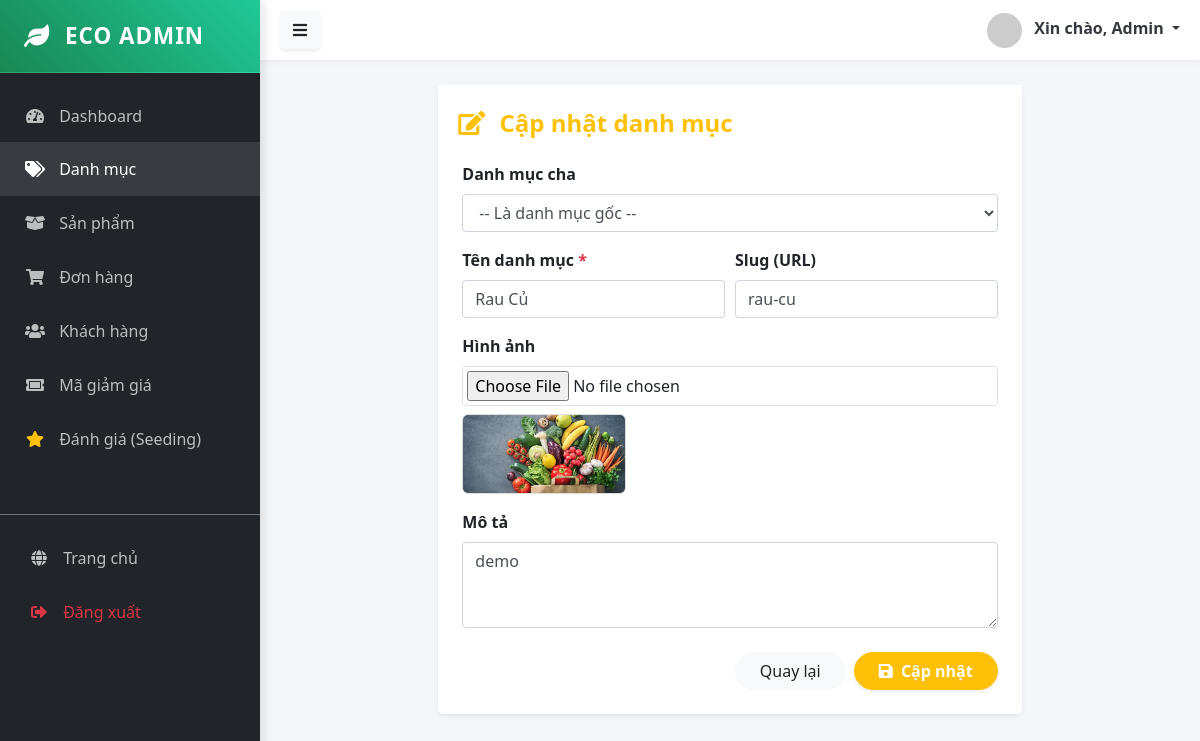
Screenshot of /public/admin/category/edit/2 (signed in) with the database file from the repository.
### tables this page shows
CREATE TABLE `categories` (
  `id` bigint UNSIGNED NOT NULL,
  `name` varchar(200) DEFAULT NULL,
  `slug` varchar(200) DEFAULT NULL,
  `description` text,
  `parent_id` bigint UNSIGNED DEFAULT NULL,
  `image_url` text,
  `created_at` timestamp NULL DEFAULT CURRENT_TIMESTAMP,
  `updated_at` timestamp NULL DEFAULT CURRENT_TIMESTAMP ON UPDATE CURRENT_TIMESTAMP
);

### app/Controllers/Admin/CategoryController.php (called while the page is built, shortened)
<?php
class CategoryController extends Controller {
    public function edit($id) {
        $categoryModel = $this->model('Category');
        $category = $categoryModel->find($id);
        $categories = $categoryModel->all();
        $this->view('admin/categories/edit', ['category' => $category, 'categories' => $categories]);
    }
}

### app/Core/App.php (called while the page is built, shortened)
<?php
class App {
    protected $controller = 'HomeController';
    protected $method = 'index';
    public function __construct() {
        $url = $this->parseUrl();
        if (isset($url[0]) && strtolower($url[0]) == 'admin') {
            array_shift($url);
            $folder = 'Admin';
            $this->controller = 'DashboardController';
            if (isset($url[0])) {
                $controllerName = $this->convertToPascalCase($url[0]) . 'Controller';
                if (file_exists('../app/Controllers/Admin/' . $controllerName . '.php')) {
                    $this->controller = $controllerName;
                    array_shift($url);
                }
            }
        }
        $file = '../app/Controllers/' . $folder . '/' . $this->controller . '.php';
        if (file_exists($file)) {
            $this->controller = new $class;
        } else {
            die("Lỗi 404: Controller '{$this->controller}' không tồn tại.");
        }
        if (isset($url[0])) {
            $methodName = $this->convertToCamelCase($url[0]);
            if (method_exists($this->controller, $methodName)) {
                $this->method = $methodName;
                array_shift($url);
            }
            elseif (method_exists($this->controller, str_replace('-', '_', $url[0]))) {
                $this->method = str_replace('-', '_', $url[0]);
                array_shift($url);
            }
        }
        $this->params = $url ? array_values($url) : [];
        call_user_func_array([$this->controller, $this->method], $this->params);
    }
    public function parseUrl() {
        if (isset($_GET['url'])) {
            return explode('/', filter_var(rtrim($_GET['url'], '/'), FILTER_SANITIZE_URL));
        }
        return [];
    }
    private function convertToPascalCase($string) {
        return str_replace(' ', '', ucwords(str_replace('-', ' ', $string)));
    }
    private function convertToCamelCase($string) {
        return lcfirst($this->convertToPascalCase($string));
    }
}

### public/index.php (called while the page is built, shortened)
<?php
$app = new App();

### config/database.php (called while the page is built)
<?php
return [
    'host' => $_ENV['DB_HOST'] ?? 'localhost',
    'dbname' => $_ENV['DB_DATABASE'] ?? 'ecostore',
    'user' => $_ENV['DB_USERNAME'] ?? 'root',
    'pass' => $_ENV['DB_PASSWORD'] ?? '',
    'charset' => 'utf8mb4'
];

### app/Core/Database.php (called while the page is built, shortened)
<?php
class Database {
    private static $instance = null;
    private $connection;
    private function __construct() {
        $config = require __DIR__ . '/../../config/database.php';
        $dsn = "mysql:host={$config['host']};dbname={$config['dbname']};charset={$config['charset']}";
        try {
            $this->connection = new PDO($dsn, $config['user'], $config['pass']);
            $this->connection->setAttribute(PDO::ATTR_ERRMODE, PDO::ERRMODE_EXCEPTION);
            $this->connection->setAttribute(PDO::ATTR_DEFAULT_FETCH_MODE, PDO::FETCH_ASSOC);
        } catch (PDOException $e) {
            die("DB Connection Error: " . $e->getMessage());
        }
    }
    public static function getInstance() {
        if (!self::$instance) {
            self::$instance = new Database();
        }
        return self::$instance;
    }
    public function query($sql, $params = []) {
        try {
            $stmt = $this->connection->prepare($sql);
            $stmt->execute($params);
            return $stmt;
        } catch (PDOException $e) {
            die("Lỗi truy vấn SQL: " . $e->getMessage());
        }
    }
    public function fetch($sql, $params = []) {
        return $this->query($sql, $params)->fetch();
    }
    public function fetchAll($sql, $params = []) {
        return $this->query($sql, $params)->fetchAll();
    }
}

### app/Core/Model.php (called while the page is built, shortened)
<?php
abstract class Model {
    protected $table;
    protected $db;
    public function __construct() {
        $this->db = Database::getInstance();
    }
    public function all() {
        $sql = "SELECT * FROM {$this->table}";
        return $this->db->fetchAll($sql);
    }
    public function find($id) {
        $sql = "SELECT * FROM {$this->table} WHERE id = ?";
        return $this->db->fetch($sql, [$id]);
    }
}

### app/Views/admin/categories/edit.php (the view, shortened to what this page needs)
<?php require_once '../app/Views/layouts/admin/sidebar.php'; ?>
<div class="row justify-content-center">
    <div class="col-md-8">
        <div class="card shadow-sm border-0 rounded-lg">
            <div class="card-header bg-white border-bottom-0 pt-4 pb-0">
                <h4 class="mb-0 font-weight-bold text-warning"><i class="fas fa-edit mr-2"></i> Cập nhật danh mục</h4>
            </div>
            <div class="card-body p-4">
                <form action="/MY_WEB/public/admin/category/update/<?= $category['id'] ?>" method="POST" enctype="multipart/form-data">
                    <div class="form-row">
                        <div class="form-group col-md-12">
                            <label class="font-weight-bold">Danh mục cha</label>
                            <select name="parent_id" class="form-control">
                                <option value="">-- Là danh mục gốc --</option>
                            </select>
                        </div>
                        <div class="form-group col-md-6">
                            <label class="font-weight-bold">Tên danh mục <span class="text-danger">*</span></label>
                            <input type="text" name="name" class="form-control" value="<?= $category['name'] ?>" required>
                        </div>
                        <div class="form-group col-md-6">
                            <label class="font-weight-bold">Slug (URL)</label>
                            <input type="text" name="slug" class="form-control" value="<?= $category['slug'] ?>" required>
                        </div>
                    </div>
                    <div class="form-group">
                        <label class="font-weight-bold">Hình ảnh</label>
                        <input type="file" name="image" class="form-control-file border p-1 rounded mb-2">
                        <?php if (!empty($category['image_url'])): ?>
                            <img src="/MY_WEB/public/<?= $category['image_url'] ?>" style="height: 80px; border-radius: 6px; border: 1px solid #ddd;">
                        <?php endif; ?>
                    </div>
                    <div class="form-group">
                        <label class="font-weight-bold">Mô tả</label>
                        <textarea name="description" class="form-control" rows="3"><?= $category['description'] ?></textarea>
                    </div>
                    <div class="mt-4 d-flex justify-content-end">
                        <a href="/MY_WEB/public/admin/category" class="btn btn-light mr-2 rounded-pill px-4">Quay lại</a>
                        <button type="submit" class="btn btn-warning text-white rounded-pill px-4 shadow-sm font-weight-bold">
                            <i class="fas fa-save mr-1"></i> Cập nhật
                        </button>
                    </div>
                </form>
            </div>
        </div>
    </div>
</div>
<?php require_once '../app/Views/layouts/admin/footer.php'; ?>

### public/assets/css/admin.css (style rules this page uses)
:root { --primary-color: #0d6efd; --secondary-color: #6c757d; --success-color: #198754; --sidebar-bg: #212529; --sidebar-width: 260px; --header-height: 60px; }
body { font-family: 'Segoe UI', Tahoma, Geneva, Verdana, sans-serif; background-color: #f4f6f9; overflow-x: hidden; }

### rows the page displays
categories: name "Rau Củ", slug "rau-cu", image_url (picture), description "demo"

### other values shown
$_SESSION['admin_name'] "Admin"
